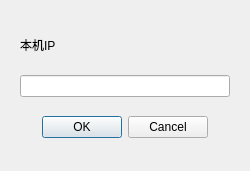
<?xml version="1.0" encoding="UTF-8"?>
<ui version="4.0">
 <class>CreateDialog</class>
 <widget class="QDialog" name="CreateDialog">
  <property name="geometry">
   <rect>
    <x>0</x>
    <y>0</y>
    <width>250</width>
    <height>171</height>
   </rect>
  </property>
  <property name="windowTitle">
   <string>Dialog</string>
  </property>
  <layout class="QVBoxLayout" name="verticalLayout">
   <property name="leftMargin">
    <number>20</number>
   </property>
   <property name="topMargin">
    <number>20</number>
   </property>
   <property name="rightMargin">
    <number>20</number>
   </property>
   <property name="bottomMargin">
    <number>20</number>
   </property>
   <item>
    <widget class="QLabel" name="label">
     <property name="text">
      <string>本机IP</string>
     </property>
    </widget>
   </item>
   <item>
    <widget class="QLineEdit" name="ipEdit">
     <property name="readOnly">
      <bool>true</bool>
     </property>
    </widget>
   </item>
   <item>
    <widget class="QDialogButtonBox" name="buttonBox">
     <property name="sizePolicy">
      <sizepolicy hsizetype="Expanding" vsizetype="Preferred">
       <horstretch>0</horstretch>
       <verstretch>0</verstretch>
      </sizepolicy>
     </property>
     <property name="standardButtons">
      <set>QDialogButtonBox::Cancel|QDialogButtonBox::Ok</set>
     </property>
     <property name="centerButtons">
      <bool>true</bool>
     </property>
    </widget>
   </item>
  </layout>
 </widget>
 <resources/>
 <connections>
  <connection>
   <sender>buttonBox</sender>
   <signal>accepted()</signal>
   <receiver>CreateDialog</receiver>
   <slot>accept()</slot>
   <hints>
    <hint type="sourcelabel">
     <x>124</x>
     <y>126</y>
    </hint>
    <hint type="destinationlabel">
     <x>124</x>
     <y>85</y>
    </hint>
   </hints>
  </connection>
  <connection>
   <sender>buttonBox</sender>
   <signal>rejected()</signal>
   <receiver>CreateDialog</receiver>
   <slot>reject()</slot>
   <hints>
    <hint type="sourcelabel">
     <x>124</x>
     <y>126</y>
    </hint>
    <hint type="destinationlabel">
     <x>124</x>
     <y>85</y>
    </hint>
   </hints>
  </connection>
 </connections>
</ui>
